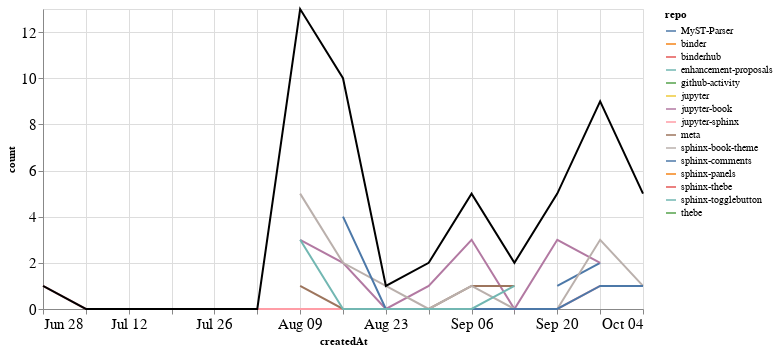

Notebook code for this chart:
### Markdown cell above
## PRs

### Code cell
prs_time = prs.groupby('repo').resample('W', on='createdAt').count()['author'].reset_index()
prs_time = prs_time.rename(columns={'author': 'count'})
prs_time_total = prs_time.groupby('createdAt').agg({"count": "sum"}).reset_index()

ch1 = alt.Chart(prs_time, width=600).mark_line().encode(
    x='createdAt',
    y='count',
    color='repo',
    tooltip="repo"
)

ch2 = alt.Chart(prs_time_total, width=600).mark_line(color="black").encode(
    x='createdAt',
    y='count',
)

ch1 + ch2

### Figure 1 — Vega-Lite specification as saved in the notebook (floating-point values rounded to 4 significant figures)
{"config": {"axisLeft": {"labelFontSize": 15}, "axisBottom": {"labelFontSize": 15}}, "layer": [{"data": {"name": "data-acd6c54c30a8f80eaeaf24e930a56226"}, "mark": "line", "encoding": {"color": {"type": "nominal", "field": "repo"}, "tooltip": {"type": "nominal", "field": "repo"}, "x": {"type": "temporal", "field": "createdAt"}, "y": {"type": "quantitative", "field": "count"}}, "width": 600}, {"data": {"name": "data-372819a50ba52937a714ceadb58818d5"}, "mark": {"type": "line", "color": "black"}, "encoding": {"x": {"type": "temporal", "field": "createdAt"}, "y": {"type": "quantitative", "field": "count"}}, "width": 600}], "$schema": "https://vega.github.io/schema/vega-lite/v4.8.1.json", "datasets": {"data-acd6c54c30a8f80eaeaf24e930a56226": [{"repo": "MyST-Parser", "createdAt": "2020-09-20T00:00:00", "count": 1}, {"repo": "MyST-Parser", "createdAt": "2020-09-27T00:00:00", "count": 2}, {"repo": "binder", "createdAt": "2020-10-04T00:00:00", "count": 1}, {"repo": "binderhub", "createdAt": "2020-10-04T00:00:00", "count": 1}, {"repo": "enhancement-proposals", "createdAt": "2020-08-30T00:00:00", "count": 1}, {"repo": "github-activity", "createdAt": "2020-08-09T00:00:00", "count": 1}, {"repo": "jupyter", "createdAt": "2020-09-20T00:00:00", "count": 1}, {"repo": "jupyter-book", "createdAt": "2020-08-09T00:00:00", "count": 3}, {"repo": "jupyter-book", "createdAt": "2020-08-16T00:00:00", "count": 2}, {"repo": "jupyter-book", "createdAt": "2020-08-23T00:00:00", "count": 0}, {"repo": "jupyter-book", "createdAt": "2020-08-30T00:00:00", "count": 1}, {"repo": "jupyter-book", "createdAt": "2020-09-06T00:00:00", "count": 3}, {"repo": "jupyter-book", "createdAt": "2020-09-13T00:00:00", "count": 0}, {"repo": "jupyter-book", "createdAt": "2020-09-20T00:00:00", "count": 3}, {"repo": "jupyter-book", "createdAt": "2020-09-27T00:00:00", "count": 2}, {"repo": "jupyter-sphinx", "createdAt": "2020-06-28T00:00:00", "count": 1}, {"repo": "jupyter-sphinx", "createdAt": "2020-07-05T00:00:00", "count": 0}, {"repo": "jupyter-sphinx", "createdAt": "2020-07-12T00:00:00", "count": 0}, {"repo": "jupyter-sphinx", "createdAt": "2020-07-19T00:00:00", "count": 0}, {"repo": "jupyter-sphinx", "createdAt": "2020-07-26T00:00:00", "count": 0}, {"repo": "jupyter-sphinx", "createdAt": "2020-08-02T00:00:00", "count": 0}, {"repo": "jupyter-sphinx", "createdAt": "2020-08-09T00:00:00", "count": 0}, {"repo": "jupyter-sphinx", "createdAt": "2020-08-16T00:00:00", "count": 0}, {"repo": "jupyter-sphinx", "createdAt": "2020-08-23T00:00:00", "count": 0}, {"repo": "jupyter-sphinx", "createdAt": "2020-08-30T00:00:00", "count": 0}, {"repo": "jupyter-sphinx", "createdAt": "2020-09-06T00:00:00", "count": 0}, {"repo": "jupyter-sphinx", "createdAt": "2020-09-13T00:00:00", "count": 0}, {"repo": "jupyter-sphinx", "createdAt": "2020-09-20T00:00:00", "count": 0}, {"repo": "jupyter-sphinx", "createdAt": "2020-09-27T00:00:00", "count": 1}, {"repo": "meta", "createdAt": "2020-08-09T00:00:00", "count": 1}, {"repo": "meta", "createdAt": "2020-08-16T00:00:00", "count": 0}, {"repo": "meta", "createdAt": "2020-08-23T00:00:00", "count": 0}, {"repo": "meta", "createdAt": "2020-08-30T00:00:00", "count": 0}, {"repo": "meta", "createdAt": "2020-09-06T00:00:00", "count": 1}, {"repo": "meta", "createdAt": "2020-09-13T00:00:00", "count": 1}, {"repo": "sphinx-book-theme", "createdAt": "2020-08-09T00:00:00", "count": 5}, {"repo": "sphinx-book-theme", "createdAt": "2020-08-16T00:00:00", "count": 2}, {"repo": "sphinx-book-theme", "createdAt": "2020-08-23T00:00:00", "count": 1}, {"repo": "sphinx-book-theme", "createdAt": "2020-08-30T00:00:00", "count": 0}, {"repo": "sphinx-book-theme", "createdAt": "2020-09-06T00:00:00", "count": 1}, {"repo": "sphinx-book-theme", "createdAt": "2020-09-13T00:00:00", "count": 0}, {"repo": "sphinx-book-theme", "createdAt": "2020-09-20T00:00:00", "count": 0}, {"repo": "sphinx-book-theme", "createdAt": "2020-09-27T00:00:00", "count": 3}, {"repo": "sphinx-book-theme", "createdAt": "2020-10-04T00:00:00", "count": 1}, {"repo": "sphinx-comments", "createdAt": "2020-08-16T00:00:00", "count": 4}, {"repo": "sphinx-comments", "createdAt": "2020-08-23T00:00:00", "count": 0}, {"repo": "sphinx-comments", "createdAt": "2020-08-30T00:00:00", "count": 0}, {"repo": "sphinx-comments", "createdAt": "2020-09-06T00:00:00", "count": 0}, {"repo": "sphinx-comments", "createdAt": "2020-09-13T00:00:00", "count": 0}, {"repo": "sphinx-comments", "createdAt": "2020-09-20T00:00:00", "count": 0}, {"repo": "sphinx-comments", "createdAt": "2020-09-27T00:00:00", "count": 1}, {"repo": "sphinx-comments", "createdAt": "2020-10-04T00:00:00", "count": 1}, {"repo": "sphinx-panels", "createdAt": "2020-10-04T00:00:00", "count": 1}, {"repo": "sphinx-thebe", "createdAt": "2020-08-16T00:00:00", "count": 1}, {"repo": "sphinx-togglebutton", "createdAt": "2020-08-09T00:00:00", "count": 3}, {"repo": "sphinx-togglebutton", "createdAt": "2020-08-16T00:00:00", "count": 0}, {"repo": "sphinx-togglebutton", "createdAt": "2020-08-23T00:00:00", "count": 0}, {"repo": "sphinx-togglebutton", "createdAt": "2020-08-30T00:00:00", "count": 0}, {"repo": "sphinx-togglebutton", "createdAt": "2020-09-06T00:00:00", "count": 0}, {"repo": "sphinx-togglebutton", "createdAt": "2020-09-13T00:00:00", "count": 1}, {"repo": "thebe", "createdAt": "2020-08-16T00:00:00", "count": 1}], "data-372819a50ba52937a714ceadb58818d5": [{"createdAt": "2020-06-28T00:00:00", "count": 1}, {"createdAt": "2020-07-05T00:00:00", "count": 0}, {"createdAt": "2020-07-12T00:00:00", "count": 0}, {"createdAt": "2020-07-19T00:00:00", "count": 0}, {"createdAt": "2020-07-26T00:00:00", "count": 0}, {"createdAt": "2020-08-02T00:00:00", "count": 0}, {"createdAt": "2020-08-09T00:00:00", "count": 13}, {"createdAt": "2020-08-16T00:00:00", "count": 10}, {"createdAt": "2020-08-23T00:00:00", "count": 1}, {"createdAt": "2020-08-30T00:00:00", "count": 2}, {"createdAt": "2020-09-06T00:00:00", "count": 5}, {"createdAt": "2020-09-13T00:00:00", "count": 2}, {"createdAt": "2020-09-20T00:00:00", "count": 5}, {"createdAt": "2020-09-27T00:00:00", "count": 9}, {"createdAt": "2020-10-04T00:00:00", "count": 5}]}}
